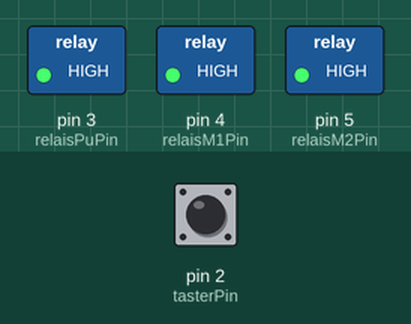
A sketch run on a simulated Arduino Uno, built with avr-gcc and run on an emulated ATmega328P. On the bench: switched loads named in the sketch (green lamp = pin HIGH). The test bench sets the inputs (shaded band); at power-on: pin 2 (tasterPin) HIGH.

Above: at 1.2 s.
1.3 s: pin 2 (tasterPin) pulled LOW for 0.15 s
At 2.8 s:
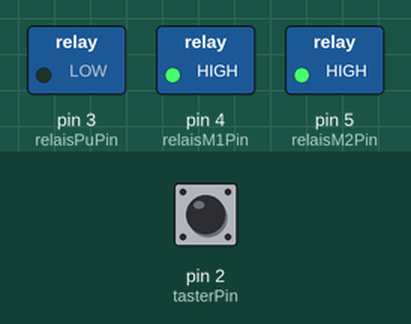
At 6.2 s:
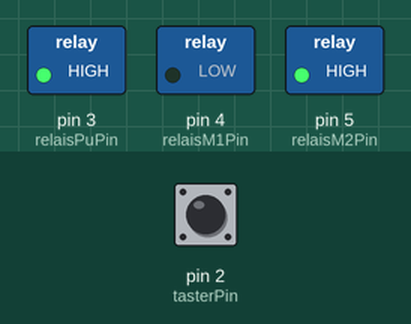
Timing chart, 0 to 24.9 s (numbered marks = the images above; inputs shaded):
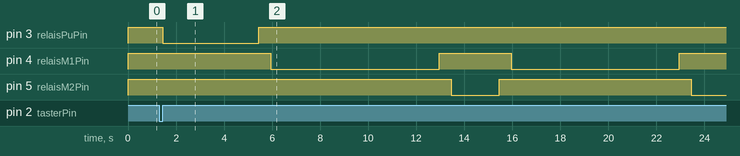

The sketch:

DigiKlo_1.0-arduino.ino
```cpp
int tasterPin = 2;  // Taster gegen Masse schalten
int relaisPuPin = 3;  // Pumpenrelais
int relaisM1Pin = 4;  // Motorrelais 1
int relaisM2Pin = 5;  // Motorrelais 2
int spuelZeit = 4000;  // Pumpenlaufzeit
int ruehrTeilZeitRunter = 7000;  // Rührwerk Untergrabzeit
int ruehrTeilZeitHoch = 2000;  // Rührwerk Aufhäufzeit
int ruehrZeitHochFinal = 10000;  // Rührwerk Aufhäufzeit


// --------------------------- ab hier nichts mehr ändern -------------------------

unsigned long jetztZeit;
unsigned long warZeit;
int neuTast = 0;


void setup() {
  // put your setup code here, to run once:
pinMode(tasterPin, INPUT_PULLUP);
pinMode(relaisM1Pin, OUTPUT);
  digitalWrite(relaisM1Pin, HIGH);
pinMode(relaisM2Pin, OUTPUT);
  digitalWrite(relaisM2Pin, HIGH);
pinMode(relaisPuPin, OUTPUT);
  digitalWrite(relaisPuPin, HIGH);
}

void loop() {
  // put your main code here, to run repeatedly:

  if (digitalRead(tasterPin) == HIGH){
    // Taster ist nicht gedrückt

    // prüfen ob Taster vorher gedrückt war

    if (neuTast == 1){
      // Taster war gedrückt

      jetztZeit = millis();

      if (jetztZeit - warZeit < 5000){
        // Tastendruck war unter 5 Sekunden lang

        // Spülpumpe
        digitalWrite(relaisPuPin, LOW);
        delay(spuelZeit);
        digitalWrite(relaisPuPin, HIGH);
        // Kurz warten
        delay(500);

        for(int i=0;i<10;i++){
          // Mehrfach unter- und hochrühren

          // Rührwerk runter
          digitalWrite(relaisM1Pin, LOW);
          delay(ruehrTeilZeitRunter);
          digitalWrite(relaisM1Pin, HIGH);

          // Kurz warten
          delay(500);

          // Rührwerk hoch
          digitalWrite(relaisM2Pin, LOW);
          delay(ruehrTeilZeitHoch);
          digitalWrite(relaisM2Pin, HIGH);

          // Kurz warten
          delay(500);
          }

        // Rührwerk hoch, macht einen Hügel als Grundlage für nächstes mal
        digitalWrite(relaisM2Pin, LOW);
        delay(ruehrZeitHochFinal);
        digitalWrite(relaisM2Pin, HIGH);

        // Reset
        neuTast = 0;

        // Ende Taster unter 5 Sekunden
      }

      if (jetztZeit - warZeit >= 5000){
        // Tastendruck war über 5 Sekunde lang

        // Reset
        neuTast = 0;
      }

if (jetztZeit - warZeit > 10000){
        // Tastendruck war über 10 Sekunden lang

        // Reset
        neuTast = 0;
      }


    // Ende Taster war gedrückt
    }

  // Ende Taster nicht gedrückt
  } else {
    // Taster ist gedrückt

    // prüfen ob der Tastendruck schon erkannt wurde

    if (neuTast == 0){
      // Tastendruck wurde noch nicht vorher erkannt
      neuTast = 1;
      warZeit = millis();
      }

  // Ende Taster ist gedrückt
  }


// Ende Loop
}
```

Measured:
- after the input at 1.3 s, pin 3 (relaisPuPin): HIGH → LOW after 0.15 s, → HIGH 4.0 s later; pin 4 (relaisM1Pin): alternates HIGH for 3.0 s and LOW for 7.0 s, starting after 4.7 s; pin 5 (relaisM2Pin): HIGH → LOW after 12.2 s, → HIGH 2.0 s later, → LOW 8.0 s later
